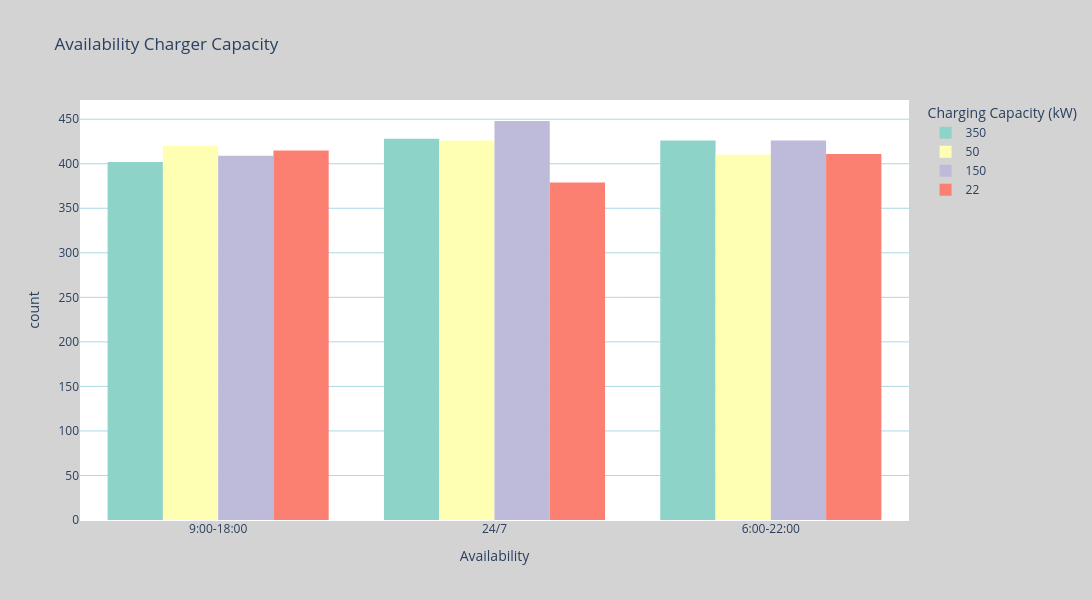

The code cell stored with this chart in its notebook:
### Code cell
fig = px.histogram(
    df,
    x="Availability",
    color="Charging Capacity (kW)",
    barmode="group",
    title="Availability Charger Capacity",
    color_discrete_sequence=px.colors.qualitative.Set3
)

# Customize layout + increase graph size
fig.update_layout(
    width=1100,          # width of the graph
    height=600,         # height of the graph (increase here)
    plot_bgcolor="white",
    paper_bgcolor="lightgray",
    xaxis=dict(showgrid=False),
    yaxis=dict(gridcolor="lightblue"),
    bargap=0.2
)

fig.show()

### Figure 1 — Plotly figure (JSON) as saved in the notebook; plotly's stock layout.template omitted (floating-point values rounded to 4 significant figures; data arrays with more than 128 entries replaced by an {"elided": "..."} marker saying what was removed)
{"data": [{"alignmentgroup": "True", "bingroup": "x", "hovertemplate": "Charging Capacity (kW)=350<br>Availability=%{x}<br>count=%{y}<extra></extra>", "legendgroup": "350", "marker": {"color": "rgb(141,211,199)", "pattern": {"shape": ""}}, "name": "350", "offsetgroup": "350", "orientation": "v", "showlegend": true, "type": "histogram", "x": {"elided": "1256 str values"}, "xaxis": "x", "yaxis": "y"}, {"alignmentgroup": "True", "bingroup": "x", "hovertemplate": "Charging Capacity (kW)=50<br>Availability=%{x}<br>count=%{y}<extra></extra>", "legendgroup": "50", "marker": {"color": "rgb(255,255,179)", "pattern": {"shape": ""}}, "name": "50", "offsetgroup": "50", "orientation": "v", "showlegend": true, "type": "histogram", "x": {"elided": "1256 str values"}, "xaxis": "x", "yaxis": "y"}, {"alignmentgroup": "True", "bingroup": "x", "hovertemplate": "Charging Capacity (kW)=150<br>Availability=%{x}<br>count=%{y}<extra></extra>", "legendgroup": "150", "marker": {"color": "rgb(190,186,218)", "pattern": {"shape": ""}}, "name": "150", "offsetgroup": "150", "orientation": "v", "showlegend": true, "type": "histogram", "x": {"elided": "1283 str values"}, "xaxis": "x", "yaxis": "y"}, {"alignmentgroup": "True", "bingroup": "x", "hovertemplate": "Charging Capacity (kW)=22<br>Availability=%{x}<br>count=%{y}<extra></extra>", "legendgroup": "22", "marker": {"color": "rgb(251,128,114)", "pattern": {"shape": ""}}, "name": "22", "offsetgroup": "22", "orientation": "v", "showlegend": true, "type": "histogram", "x": {"elided": "1205 str values"}, "xaxis": "x", "yaxis": "y"}], "layout": {"bargap": 0.2, "barmode": "group", "height": 600, "legend": {"title": {"text": "Charging Capacity (kW)"}, "tracegroupgap": 0}, "paper_bgcolor": "lightgray", "plot_bgcolor": "white", "title": {"text": "Availability Charger Capacity"}, "width": 1100, "xaxis": {"anchor": "y", "autorange": true, "domain": [0, 1], "range": [-0.5, 2.5], "showgrid": false, "title": {"text": "Availability"}, "type": "category"}, "yaxis": {"anchor": "x", "autorange": true, "domain": [0, 1], "gridcolor": "lightblue", "range": [0, 471.6], "title": {"text": "count"}}}}
